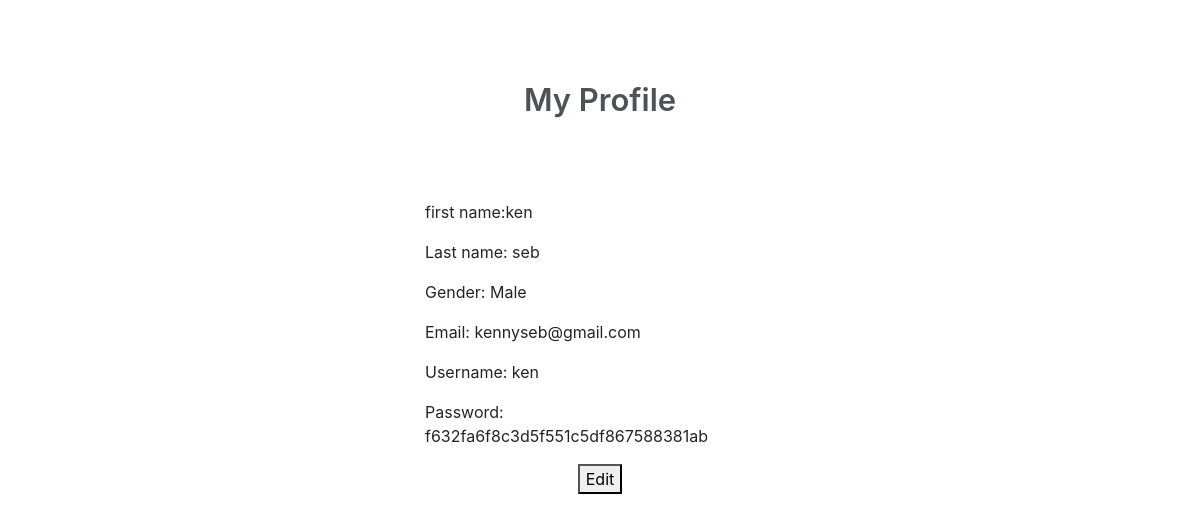
Screenshot of /profile.php (signed in) with the database file from the repository.
### tables this page shows
CREATE TABLE `tbl_user` (
  `user_id` int(11) NOT NULL,
  `fname` varchar(30) NOT NULL,
  `lname` varchar(30) NOT NULL,
  `gender` varchar(10) NOT NULL,
  `email` varchar(25) NOT NULL,
  `username` varchar(25) NOT NULL,
  `password` varchar(50) NOT NULL,
  `user_upvote` int(20) NOT NULL DEFAULT 1,
  `user_downvote` int(20) NOT NULL DEFAULT 1
);

### public_html/profile.php (the view, shortened to what this page needs)
<html lang="en">
<head>
    <link href="vendor/bootstrap/css/bootstrap.min.css" rel="stylesheet">
    <link href="vendor/bootstrap/css/buttons.css" rel="stylesheet">
</head>
<body>
   <div class="container">
      <div class="col-md-6 mx-auto text-center">
         <div class="header-title">
            <h1 class="wv-heading--title">
               My Profile
            </h1>
         </div>
      </div>
      <div class="row">
         <div class="col-md-4 mx-auto">
            <div class="myform form ">
               <form action="" method="post" name="signup">
				 <?php
				  if (isset($_SESSION['username'])&&$_SESSION['username']!=""){
              $username=$_SESSION['username'];
				include 'db.php';
				$selectquery =" select *from tbl_user where fname='$username'";
				$query = mysqli_query($con,$selectquery );
				while($res = mysqli_fetch_array($query))
				{
				?>
				<div class="form-group">
                     first name:<?php echo $res['fname']; ?>
                  </div>
                  <div class="form-group">
					Last name: <?php echo $res['lname']; ?>
                  </div>
                  <div class="form-group">
					Gender: <?php echo $res['gender']; ?>
                  </div>
                  <div class="form-group">
                    Email: <?php echo $res['email']; ?>
                  </div>
                  <div class="form-group">
                    Username: <?php echo $res['username']; ?>
                  </div>
                  <div class="form-group">
                    Password: <?php echo $res['password']; ?>
                  </div>
				<?php
				}
				 }
				?>
                  <div class="text-center ">
                     <button >Edit</button>
                  </div>
               </form>
            </div>
         </div>
      </div>
   </div>
</body>
</html>

### rows the page displays
tbl_user: fname "ken", lname "seb", gender "Male", email "kennyseb@gmail.com", username "ken", password "f632fa6f8c3d5f551c5df867588381ab"
